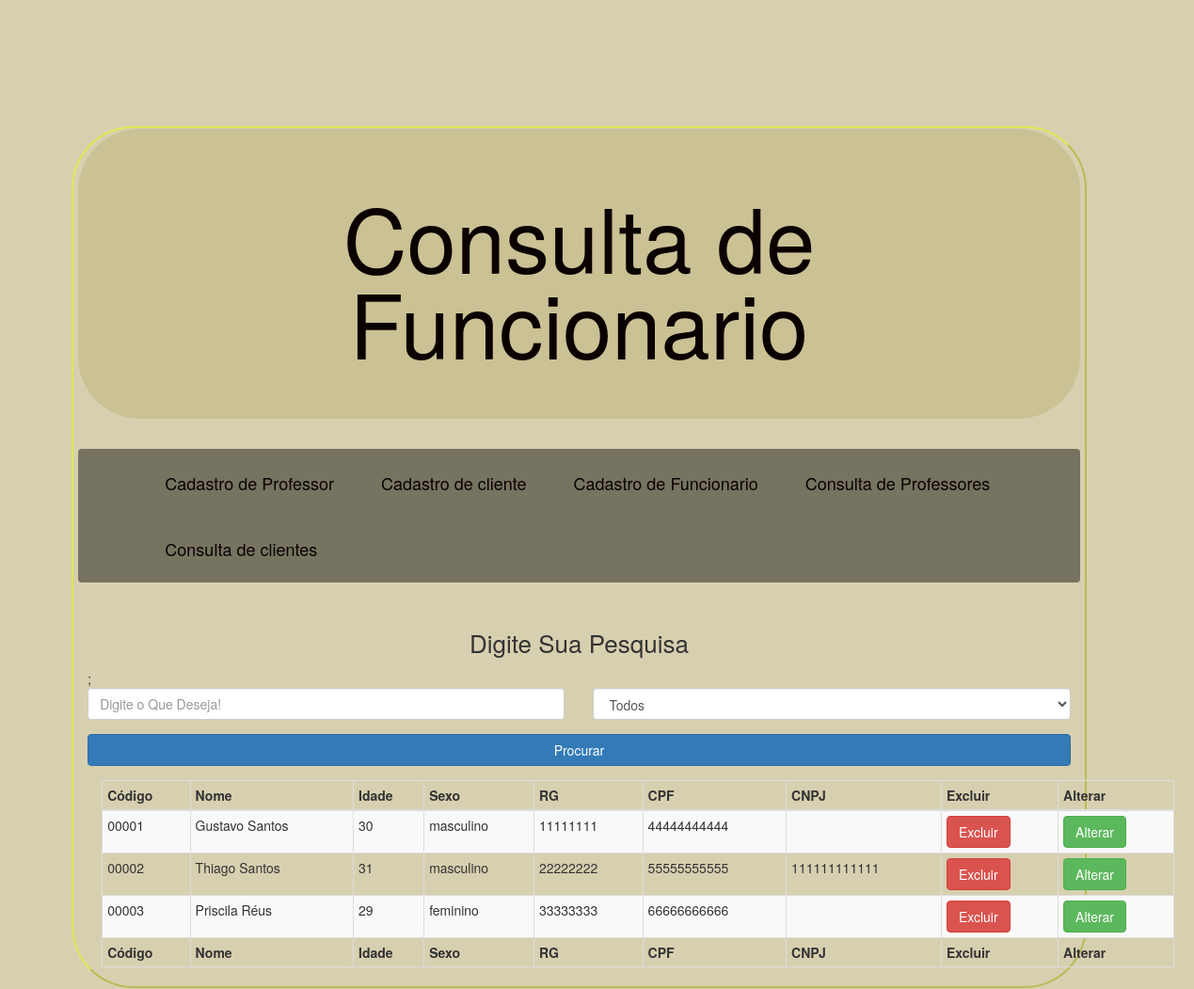
Screenshot of /consulta-funcionario.php with the database file from the repository.
### tables this page shows
CREATE TABLE funcionarios(
	id_funcionario bigint(5) ZEROFILL NOT NULL AUTO_INCREMENT,
	nome VARCHAR(100) NULL,
	idade INT NULL,
	sexo ENUM('masculino','feminino') NULL,
	rg varchar(15) UNIQUE NULL,
	cpf VARCHAR(15) UNIQUE NULL,
	cnpj VARCHAR(15) UNIQUE NULL,
	CONSTRAINT pkid_funcionario PRIMARY KEY(id_funcionario));

### dao/conexaobanco.class.php (called while the page is built, shortened)
<?php
  class ConexaoBanco extends PDO{
    private static $inst = null;
    public static function getInstance(){
      try{
        if(!isset(self::$inst)){
          self::$inst = new ConexaoBanco("mysql:dbname=bd_php_final;host=localhost","root","9320");
        }
        return self::$inst;
      }catch(PDOException $erro){
        echo "<script>window.alert('Erro ao Conectar');</script>" .$erro;
      }
    }
  }

### dao/funcionariodao.php (called while the page is built, shortened)
<?php
  require 'conexaobanco.class.php';
  class FuncionarioDAO{
      private $conect = null;
      public function __construct(){
        $this->conect = ConexaoBanco::getInstance();
      }
      public function buscarFuncionario(){
        try{
          $stat = $this->conect->query("SELECT * FROM bd_php_final.funcionarios;");
          $array = $stat->fetchAll(PDO::FETCH_CLASS, "Funcionario");
          return $array;
        }catch(PDOException $erro){
          echo "<script>window.alert('Erro ao Buscar');</script>" .$erro;
        }
      }
  }

### controle/funcionario.php (called while the page is built, shortened)
<?php
  class Funcionario{
    public function __get($variavel){
      return $this->$variavel;
    }
  }

### consulta-funcionario.php (the view, shortened to what this page needs)
<?php
  include_once 'controle/funcionario.php';
  include_once 'dao/funcionariodao.php';
  $funcionarioDAO = new FuncionarioDAO();
  $array = $funcionarioDAO->buscarFuncionario();
?>
<!DOCTYPE html>
<html lang="pt-br">
  <head>
    <link  href="vendor/twbs/bootstrap/dist/css/bootstrap.min.css" rel="stylesheet">
    <link rel="stylesheet" type="text/css" href="style/estilos.css">
  </head>
  <body>
    <div class="center container-fluid">
      <header class="jumbotron container-fluid head">
        <h1><a href="index.php">Consulta de Funcionario</a></h1>
      </header>
      <nav class="navbar container-fluid menu">
        <ul class="nav navbar-nav ">
          <li><a href="cadastro-professor.php">Cadastro de Professor</a></li>
          <li><a href="cadastro-cliente.php">Cadastro de cliente</a></li>
          <li><a href="cadastro-funcionario.php">Cadastro de Funcionario</a></li>
          <li><a href="consulta-professor.php">Consulta de Professores</a></li>
          <li><a href="consulta-cliente.php">Consulta de clientes</a></li>
        </ul>
      </nav>
      <p style='text-align: center; font-size: 26px;'>Digite Sua Pesquisa</p>;
        <form name="filtro" method="POST" action="">
          <div class="row">
            <div class="col-md-6 form-group">
              <input name="txtfiltro" type="text" placeholder="Digite o Que Deseja!" class="form-control">
            </div>
            <div class="col-md-6 ">
              <select name="selfiltrar" class="form-control">
                <option value="todos">Todos</option>
              </select>
            </div>
          </div>
          <div class="form-group">
            <input type="submit" name="filtrar" value="Procurar" class="btn btn-primary btn-block">
          </div>
        </form>
        <div class="table-responsive container">
          <table class="table table-striped table-bordered table-hover table-condensed">
            <thead>
              <tr>
                <th>Código</th>
                <th>Nome</th>
                <th>Idade</th>
                <th>Sexo</th>
                <th>RG</th>
                <th>CPF</th>
                <th>CNPJ</th>
                <th>Excluir</th>
                <th>Alterar</th>
              </tr>
            <thead>
            <tfoot>
              <tr>
                <th>Código</th>
                <th>Nome</th>
                <th>Idade</th>
                <th>Sexo</th>
                <th>RG</th>
                <th>CPF</th>
                <th>CNPJ</th>
                <th>Excluir</th>
                <th>Alterar</th>
          </tfoot>
          <tbody>
            <?php
              foreach($array as $linhas){
                echo "<tr>";
                  echo "<td>$linhas->id_funcionario</td>";
                  echo "<td>$linhas->nome</td>";
                  echo "<td>$linhas->idade</td>";
                  echo "<td>$linhas->sexo</td>";
                  echo "<td>$linhas->rg</td>";
                  echo "<td>$linhas->cpf</td>";
                  echo "<td>$linhas->cnpj</td>";
                  echo "<td><a class='btn btn-danger' href='consulta-funcionario.php?id=$linhas->id_funcionario'>Excluir</a></td>";
                  echo "<td><a class='btn btn-success' href='alterar-funcionario.php?id=$linhas->id_funcionario'>Alterar</a></td>";
                echo "</tr>";
              }
            ?>
          </tbody>
        </table>
      </div>
    </div>
  </body>
</html>

### style/estilos.css (style rules this page uses)
body { background-size: 100%; background-color: #806a004f; }
.center { width: 85%; height: auto; margin: 134px 1% 1px 6%; border-style: outset; border-radius: 66px; border-color: #e4ff0085; border-width: 2px; }
li { font-size: 18px !important; }
.head { background-color: #806f0029; margin: 1px -1% 1px -1%; }
h1 { text-align: center; color: #5f1616 !important; line-height: 91px; font-size: 94px !important; }
header { border-radius: 66px !important; }
.menu { background-color: #00000073; margin: 32px -1% 45px -1%; }
ul { margin: 0 0 0 5% !important; }
li { font-size: 20px; padding: 10px; }
a { color: #0a0101; }

### rows the page displays
funcionarios: id_funcionario "00001", nome "Gustavo Santos", idade "30", sexo "masculino", rg "11111111", cpf "44444444444"
funcionarios: id_funcionario "00002", nome "Thiago Santos", idade "31", sexo "masculino", rg "22222222", cpf "55555555555", cnpj "111111111111"
funcionarios: id_funcionario "00003", nome "Priscila Réus", idade "29", sexo "feminino", rg "33333333", cpf "66666666666"
